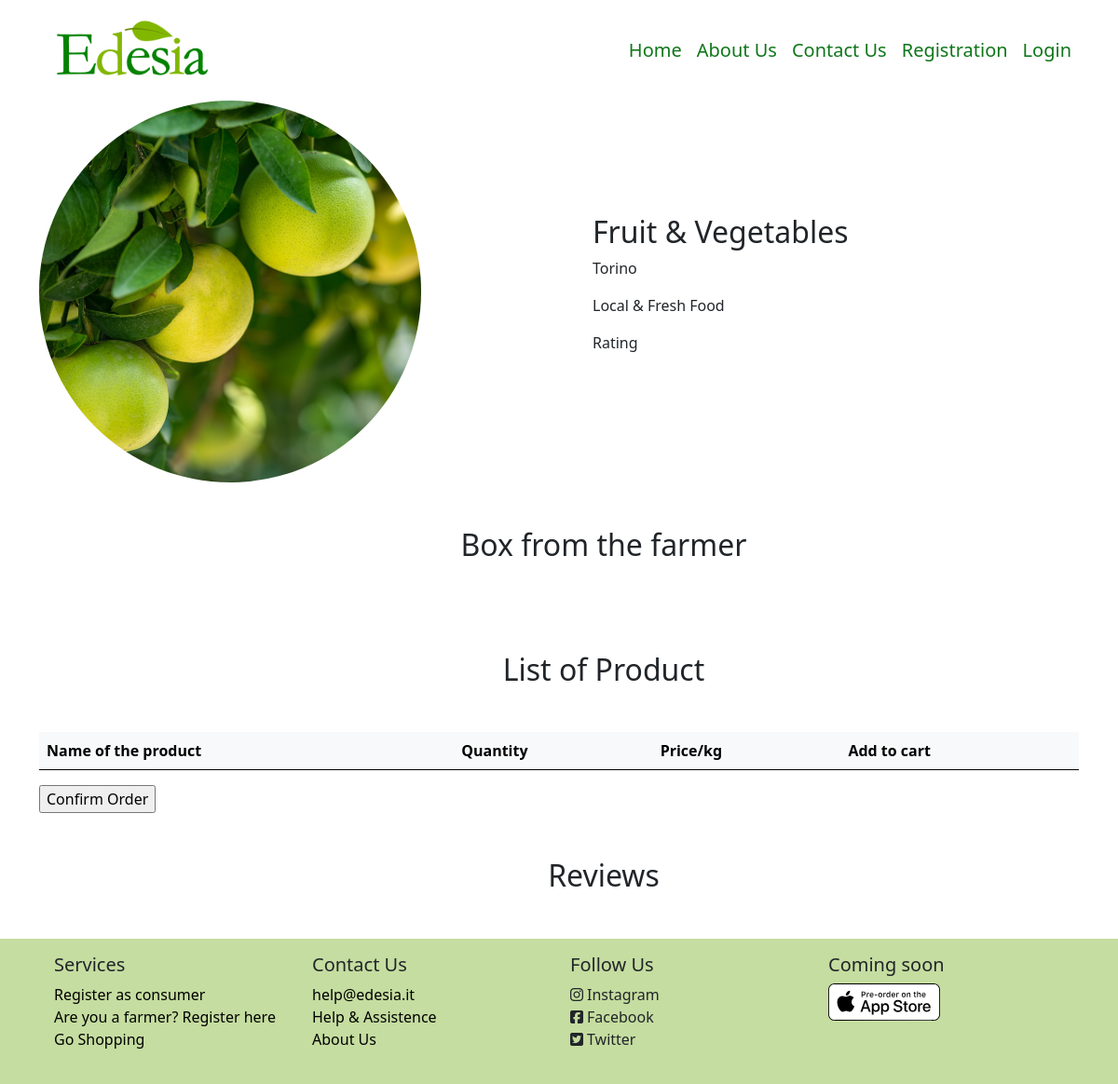
/farmer_store/2, run on an earlier commit of the app's database.
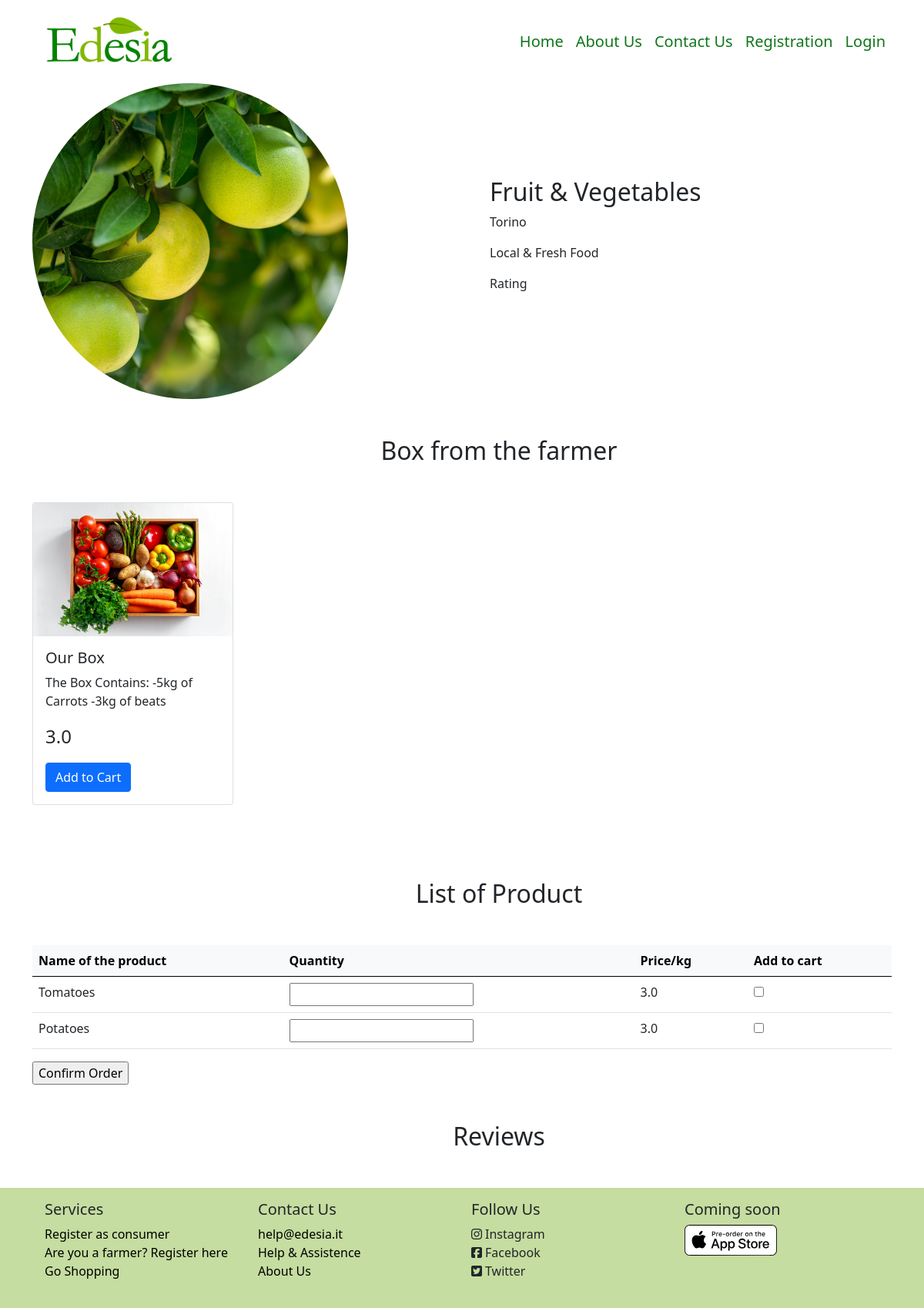
And on a later commit of the database.
### model.py (models this page shows, shortened)
class Supplier (db.Model):
    id = db.Column(db.Integer, db.ForeignKey('user.id'), primary_key=True)
    supplier_name = db.Column(db.String(50), nullable=False)
    supplier_address = db.Column(db.String(50), nullable=False)
    supplier_phone = db.Column(db.String(12), nullable=False)
    piva = db.Column(db.String(25), nullable=False)
    description = db.Column(db.String(500), nullable=True)
    __mapper_args__ = {
        'polymorphic_identity': 'supplier',
    }

class Product (db.Model):
    id = db.Column(db.Integer, primary_key=True)
    supplier_id = db.Column(db.Integer, db.ForeignKey('supplier.id'))
    name = db.Column(db.String, nullable=False)
    price = db.Column(db.Float, nullable=False)
    quantity = db.Column(db.Float, nullable=False)
    description = db.Column(db.Text)
    box = db.Column(db.Boolean)

### app.py (the view)
@app.route('/farmer_store/<int:id>', methods=['GET', 'POST'])
def farmer_store(id):
    supplier = Supplier.query.filter_by(id=id).first()
    products = Product.query.filter_by(supplier_id=id, box=False).all()
    boxes = Product.query.filter_by(supplier_id=id, box=True).all()
    class LocalForm(OrderForm):pass
    LocalForm.order = FieldList(FormField(OrderEntryForm), min_entries=len(products))
    form=LocalForm()
    if form.validate_on_submit():
        print 'validato'
        for entry in form.order.entries:
            print entry.quantity.data
    return render_template("Pages/farmer_store.html", supplier=supplier, products=products, boxes=boxes, form=form)

### app.py
    class LocalForm(OrderForm):pass

### form.py
class OrderEntryForm(FlaskForm):
    name = StringField()
    quantity = FloatField('Quantity')
    price = FloatField()
    to_order = BooleanField('Add Product')

### templates/Pages/farmer_store.html (shortened to what this page needs)
{% extends 'Components/base.html' %}
{% block body %}
    <div class="container-lg">
        <div class="row row-cols-lg-2">
            <div class="col-lg">
                <img src="/static/images/fahd-khan-mrFdBdTlElk-unsplash.jpg" class="img-fluid rounded-circle w-75">
            </div>
            <div class="col-lg m-auto">
                <div class="container-fluid">
                    <h2>{{ supplier.supplier_name }}</h2>
                    <p>{{ supplier.supplier_address }}</p>
                    <p style="text-align: justify">{{ supplier.description }}</p>
                    <p>Rating</p>
                </div>
            </div>
        </div>
    </div>
    <div class="container-lg">
        <div class="container-fluid m-5">
            <h2 class="text-center">Box from the farmer</h2>
        </div>
        <div class="row row-cols-md-4">
            {% for box in boxes %}
                <div class="col-md">
                    <div class="card mb-5">
                        <img src="/static/images/box.png" class="card-img-top">
                        <div class="card-body">
                            <h5 class="card-title">{{ box.name }}</h5>
                            <p class="card-text">{{ box.description }}</p>
                            <p class="card-text fs-4">{{ box.price }}</p>
                            <a href="#" class="btn btn-primary">Add to Cart</a>
                        </div>
                    </div>
                </div>
            {% endfor %}
        </div>
        <div class="container-fluid m-5">
            <h2 class="text-center">List of Product</h2>
        </div>
        <form action="{{ url_for('test', id = supplier.id) }}" method="post">
            <div class="table-responsive-lg">
                <table class="table table-hover">
                    <thead class="table-light">
                    <tr>
                        <th scope="col">Name of the product</th>
                        <th scope="col">Quantity</th>
                        <th scope="col">Price/kg</th>
                        <th scope="col">Add to cart</th>
                    </tr>
                    </thead>
                    <tbody>
                    {% for i in range(products|length) %}
                        <tr>
                            <td scope="row">{{ products[i].name }}</td>
                            <td>{{ form.order[i].quantity }}</td>
                            <td>{{ products[i].price }}</td>
                            <td>{{ form.order[i].to_order }}</td>
                        </tr>
                    {% endfor %}
                    </tbody>
                </table>
            </div>
            {{ form.submit }}
        </form>
        <div class="container-fluid m-5">
            <h2 class="text-center">Reviews</h2>
        </div>
    </div>
{% endblock %}

### templates/Components/base.html (shortened to what this page needs)
<!DOCTYPE html>
<html lang="en">
<head>
    {% block head %}
        <link href="/static/personal.css" rel="stylesheet">
        <link href="/static/bootstrap/css/bootstrap.css" rel="stylesheet">
    {% endblock %}
</head>
<body>
{% block navbar %}
    <nav class="navbar navbar-expand-lg">
        <div class="container-lg">
            <a class="navbar-brand" href="{{ url_for('homepage') }}">
                <img src="/static/images/logo_no_slogan.png" class="img-fluid ratio-21x9" width="200">
            </a>
            <div class="navbar-nav fs-5" id="navbarItem">
                <a class="nav-link"  href="{{ url_for('homepage') }}">Home</a>
                <a class="nav-link" href="{{ url_for('about_us') }}">About Us</a>
                <a class="nav-link" href="{{ url_for('contact_us') }}">Contact Us</a>
                {% if current_user.is_authenticated %}
                    {% if session['roleid'] == 1 %}
                         <a class="nav-link" href="{{ url_for('supplier', id=session['id'], page='orders') }}">Profile</a>
                    {% elif  session['roleid'] == 2 %}
                        <a class="nav-link" href="{{ url_for('consumer', id=session['id']) }}">Profile</a>
                    {% endif %}
                    <a class="nav-link" href="{{ url_for('logout') }}">Logout</a>
                {% else %}
                    <a class="nav-link" href="{{ url_for('registration', type_user='general') }}">Registration</a>
                    <a class="nav-link" href="{{ url_for('login') }}">Login</a>
                {% endif %}
            </div>
        </div>
    </nav>
{% endblock %}
{% block body %}
{% endblock %}
{% block footer %}
    <div class="container-fluid" style="background-color: #C5DDA0">
        <div class="container-lg" id="footer">
            <div class="row row-cols-md-4 p-3">
                <div class="col-md pb-1 m-auto navbar-light">
                    <h5>Services</h5>
                    <ul class="list-unstyled">
                        <li><a>Register as consumer</a></li>
                        <li><a >Are you a farmer? Register here</a></li>
                        <li><a href="#search">Go Shopping</a></li>
                    </ul>
                </div>
                 <div class="col-md pb-1 m-auto">
                    <h5>Contact Us</h5>
                    <ul class="list-unstyled">
                        <li><a href="mailto:help@edesia.it">help@edesia.it</a></li>
                        <li><a >Help & Assistence</a></li>
                        <li><a href="{{ url_for('about_us') }}">About Us</a></li>
                    </ul>
                </div>
                 <div class="col-md pb-1 m-auto">
                     <h5>Follow Us</h5>
                     <ul class="list-unstyled">
                         <li><i class="fab fa-instagram pe-1"></i>Instagram</li>
                         <li><i class="fab fa-facebook-square pe-1"></i>Facebook</li>
                         <li><i class="fab fa-twitter-square pe-1"></i>Twitter</li>
                     </ul>
                </div>
                 <div class="col-md pb-1">
                     <h5>Coming soon</h5>
                     <img src="/static/images/homepage/coming_soon_apple.svg" class="img-fluid">
                </div>
            </div>
        </div>
    </div>
{% endblock %}
</body>
</html>

### static/personal.css (style rules this page uses)
.nav-link { color: #0F7619; }
#footer a { text-decoration: none; color: black; }

What changed in the data, as far as the page shows it:
added Product: name "Our Box", description "The Box Contains: -5kg of Carrots -3kg of beats", price "3.0"
added Product: name "Tomatoes", price "3.0"
added Product: name "Potatoes", price "3.0"
